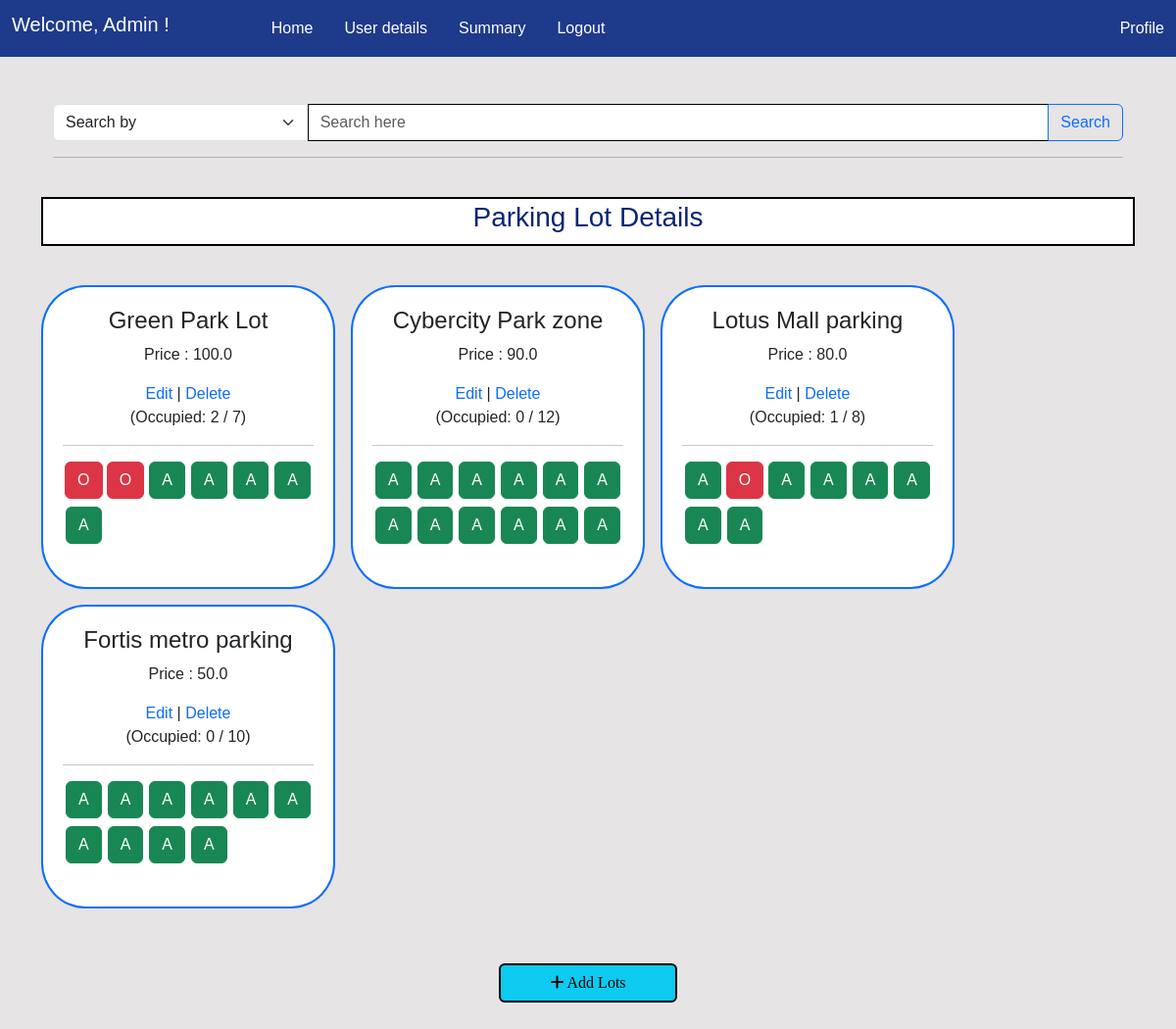
The page /admin (signed in) on the database its author committed.
### models.py (models this page shows)
class User(db.Model):
    id = db.Column(db.Integer, primary_key=True)
    name=db.Column(db.String(32), nullable=False)
    address = db.Column(db.String(100), nullable=False)
    pincode = db.Column(db.String(10), nullable=False)
    username = db.Column(db.String(32), unique=True, nullable=False)
    passhash = db.Column(db.String(256), nullable=False)
    is_admin = db.Column(db.Boolean, default=False)
    vehicles = db.relationship('Vehicle', backref='user', lazy=True)
    reserve_user= db.relationship('Reservation', backref='user', lazy=True)

class ParkingLot(db.Model):
    __tablename__ = 'parkinglot'
    id = db.Column(db.Integer, primary_key=True)
    name = db.Column(db.String(50), nullable=False)
    address = db.Column(db.String(100), nullable=False)
    pincode = db.Column(db.String(10), nullable=False)
    total_spots = db.Column(db.Integer, nullable=False)
    price_per_hour = db.Column(db.Float, nullable=False)
    spots= db.relationship('ParkingSpot', backref='parkinglot', lazy=True,cascade="all, delete-orphan" )
    lots= db.relationship('Reservation', backref='parkinglot', lazy=True,cascade="all, delete-orphan")

class ParkingSpot(db.Model):
    __tablename__ = 'parkingspot'
    id = db.Column(db.Integer, primary_key=True)
    lot_id = db.Column(db.Integer, db.ForeignKey('parkinglot.id'), nullable=False)
    spot_number = db.Column(db.Integer, nullable=False)
    is_occupied = db.Column(db.Boolean, default=False)
    reserved_spot = db.relationship('Reservation', backref='parkingspot', lazy=True ,cascade="all, delete-orphan")

### routes.py (the view, shortened to what this page needs)
@app.route('/admin')
@admin_required
def admin():
    parkinglots = ParkingLot.query.all()
    parameter= request.args.get('parameter')
    query= request.args.get('query')
    parameters= {
        'default':'Search by ',
        'lotname' : 'Lot name',
        'location' :'Location',
        'pincode' : 'Pincode',
        'lotid': 'Lot ID',
        'totalspot': 'Total Spots'
    }
    return render_template('admin.html',parkinglots=parkinglots,parameters=parameters,param=parameter,query=query)

### routes.py (called while the page is built)
def admin_required(f):
    @wraps(f)
    def decorated_function(*args, **kwargs):
        if 'user_id' not in session:
            flash('Please login to continue')
            return redirect(url_for('login'))
        user= User.query.get(session['user_id'])
        if not user.is_admin:
            flash('You do not have permission to access this page')
            return redirect(url_for('user'))
        return f(*args, **kwargs)
    return decorated_function

### templates/admin.html (shortened to what this page needs)
{% extends 'layout.html' %}
 {% block content %}
<div class="container-fluid mt-5">
    {% include 'searchbar.html' %}
    <hr>
    <div class="row mb-3">
        <div class="heading d-flex mt-4">
            <h3>Parking Lot Details</h3>
        </div>
        {% for parkinglot in parkinglots %}
        <div class="contain col-3 me-3 mb-3" style="width: 300px; overflow-y: auto; ">
            <h4 class="text-center ">{{parkinglot.name}}</h4>
            <p class="text-center">Price : {{parkinglot.price_per_hour}}</p>
            <div class="lot-controls text-center ">
                <a href="{{ url_for('edit_lot', id=parkinglot.id) }}">Edit</a> |
                <a href="{{ url_for('delete_lot', id=parkinglot.id) }}">Delete</a>
            </div>
            <div class="occupied-info text-center">(Occupied: {{ parkinglot.spots | selectattr('is_occupied') | list |
                length }} / {{parkinglot.total_spots }})</div>
            <hr>
            <div class="container mb-3">
                <div class="row">
                    {% for spot in parkinglot.spots %}
                    <div class="col-2 mb-2 d-flex justify-content-center">
                        <div class="smallcontain">
                            {% if spot.is_occupied %}
                            <a href="{{ url_for('delete_spot' , id=spot.id)}}" class="btn btn-danger">O</a>
                            {% else %}
                            <a href="{{ url_for('delete_spot' , id=spot.id)}}" class="btn btn-success">A</a>
                            {% endif %}
                        </div>
                    </div>
                    {% endfor %}
                </div>
            </div>
        </div>
        {% endfor %}
    </div>
    <div class=" d-grid gap-2 col-2 mx-auto mb-5">
        <a href="{{url_for('add_lot')}}" class="chfont btn btn-info mt-4" style="border:2px solid black">
            <i class="fa fa-plus" aria-hidden="true"></i>
            Add Lots
        </a>
    </div>
</div>
{% endblock %}

### templates/navbar.html (shortened to what this page needs)
<nav class="navbar navbar-expand-lg bg-body-tertiary d-flex" >
  <div class="container-fluid">
    <div class="collapse navbar-collapse" id="navbarSupportedContent">
      {% if 'user_id' in session %}
        <h4 class="navbar navbar-brand me-5">Welcome, {{session['name']}} !</h4>
        {% if session['is_admin'] %}
          <ul class="navbar-nav me-auto mb-2 mb-lg-0 ">
            <li class="nav-item">
              <a class="nav-link me-3 ms-5 " href="{{ url_for('index')}}">Home</a>
            </li>
            <li class="nav-item">
              <a class="nav-link active me-3" href="{{url_for('userdata')}}">User details</a>
            </li>
            <li class="nav-item">
              <a class="nav-link active me-3" href="{{url_for('admin_summary')}}">Summary</a>
            </li>
            <li class="nav-item">
              <a class="nav-link active me-3" href="{{ url_for('logout')}}">Logout</a>
            </li>
          </ul>
        {% endif %}
        <div class="d-flex justify-content-end align-items-center">
          <a class="nav-link active" href="{{ url_for('profile')}}">Profile</a>
        </div>
      {% endif %}
    </div>
  </div>
</nav>

### templates/layout.html (style rules this page uses)
body { font-family: Arial, sans-serif; background-color: #e6e4e4; }
.navbar { background-color: #1e3a8a !important; color: #ffffff !important; }
.navbar .nav-link { color: #ffffff !important; border-color: #ffffff !important; }
.navbar .navbar-brand { color: #ffffff !important; }
.heading { margin-top: 60px; margin-bottom: 40px; height: 50px; border: 2px solid black; justify-content: center; align-items: center; color: #082576; background-color: #ffffff; }

### templates/admin.html (style rules this page uses)
.contain { display: inline-block; padding: 20px; background-color: white; border: 2px solid #0d6efd; border-radius: 15%; }
.chfont { font-family: cursive; }
a { text-decoration: none; }

### rows shown on the page
User: name "Admin"
ParkingLot: name "Green Park Lot", price_per_hour "100.0", spots|selectattr "2", total_spots "7"
ParkingLot: name "Cybercity Park zone", price_per_hour "90.0", spots|selectattr "0", total_spots "12"
ParkingLot: name "Lotus Mall parking", price_per_hour "80.0", spots|selectattr "1", total_spots "8"
ParkingLot: name "Fortis metro parking", price_per_hour "50.0", spots|selectattr "0", total_spots "10"

### other values the page prints
form field parameter "Search by"
